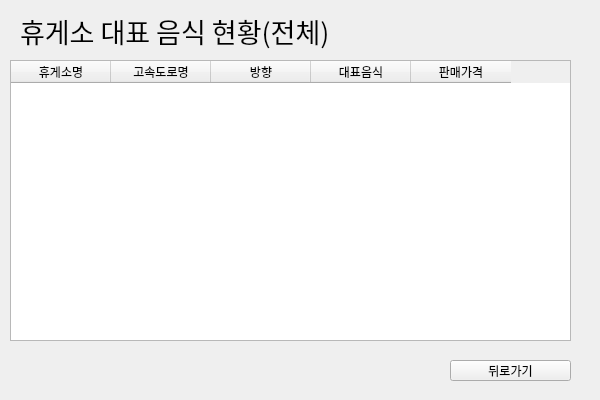
<?xml version="1.0" encoding="UTF-8"?>
<ui version="4.0">
 <class>Form_nood2_1</class>
 <widget class="QWidget" name="Form_nood2_1">
  <property name="geometry">
   <rect>
    <x>0</x>
    <y>0</y>
    <width>600</width>
    <height>400</height>
   </rect>
  </property>
  <property name="windowTitle">
   <string>Form</string>
  </property>
  <widget class="QPushButton" name="pushButton">
   <property name="geometry">
    <rect>
     <x>450</x>
     <y>360</y>
     <width>121</width>
     <height>21</height>
    </rect>
   </property>
   <property name="text">
    <string>뒤로가기</string>
   </property>
  </widget>
  <widget class="QLabel" name="label">
   <property name="geometry">
    <rect>
     <x>20</x>
     <y>10</y>
     <width>481</width>
     <height>41</height>
    </rect>
   </property>
   <property name="font">
    <font>
     <family>Adobe Arabic</family>
     <pointsize>20</pointsize>
    </font>
   </property>
   <property name="text">
    <string>휴게소 대표 음식 현황(전체)</string>
   </property>
  </widget>
  <widget class="QTableWidget" name="tableWidget">
   <property name="geometry">
    <rect>
     <x>10</x>
     <y>60</y>
     <width>561</width>
     <height>281</height>
    </rect>
   </property>
   <column>
    <property name="text">
     <string>휴게소명</string>
    </property>
   </column>
   <column>
    <property name="text">
     <string>고속도로명</string>
    </property>
   </column>
   <column>
    <property name="text">
     <string>방향</string>
    </property>
   </column>
   <column>
    <property name="text">
     <string>대표음식</string>
    </property>
   </column>
   <column>
    <property name="text">
     <string>판매가격</string>
    </property>
   </column>
  </widget>
 </widget>
 <resources/>
 <connections>
  <connection>
   <sender>pushButton</sender>
   <signal>clicked()</signal>
   <receiver>Form_nood2_1</receiver>
   <slot>slot1_nood2()</slot>
   <hints>
    <hint type="sourcelabel">
     <x>420</x>
     <y>317</y>
    </hint>
    <hint type="destinationlabel">
     <x>322</x>
     <y>322</y>
    </hint>
   </hints>
  </connection>
 </connections>
 <slots>
  <slot>slot1_nood2()</slot>
 </slots>
</ui>
